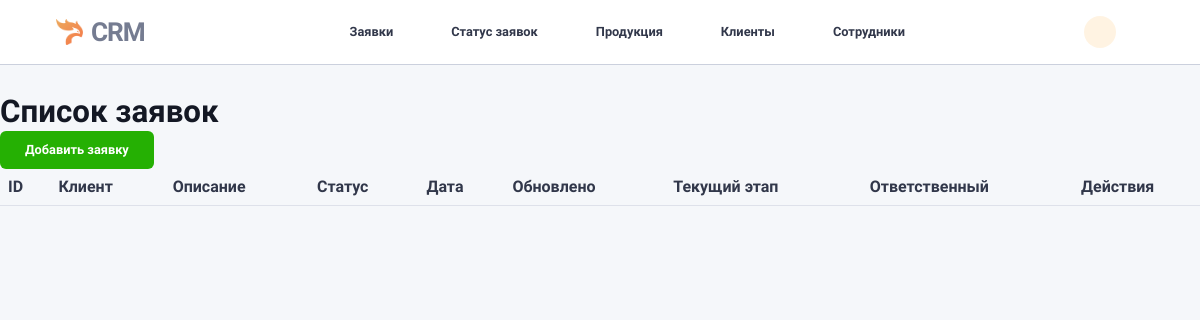
The page /tickets/ on the database as committed earlier.
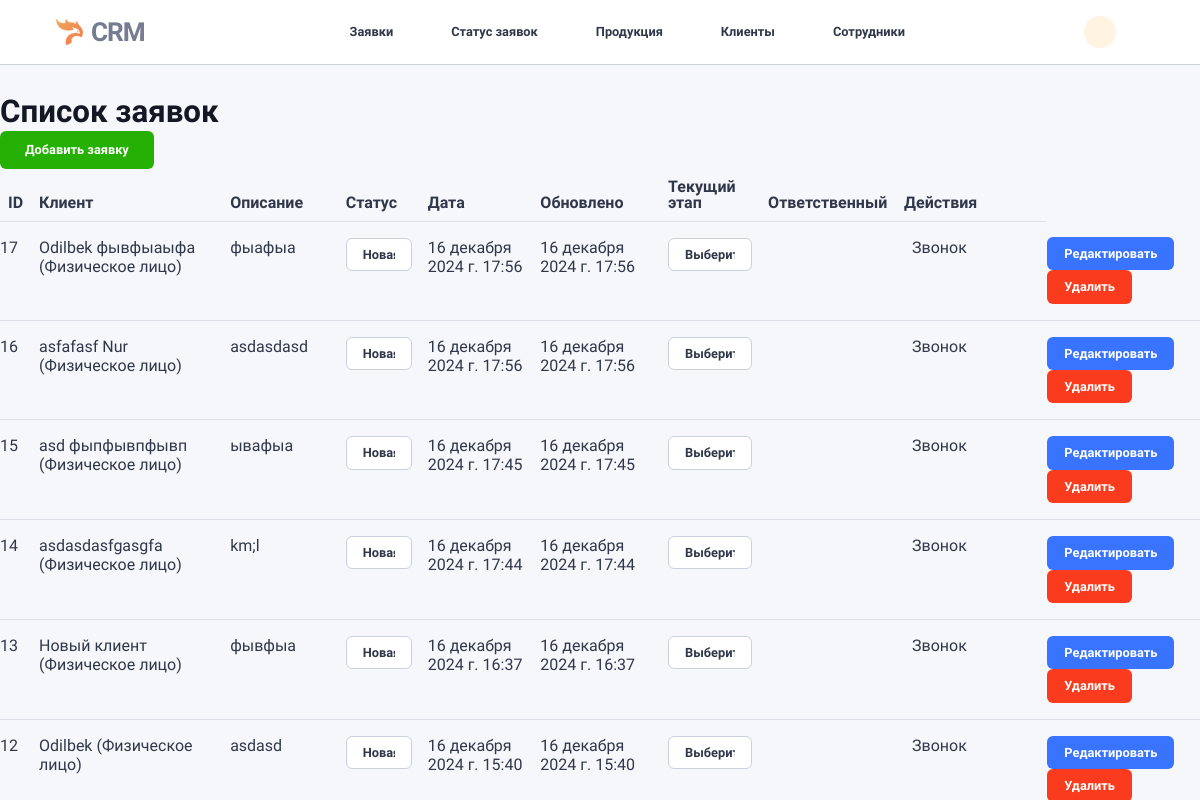
The same page on the database as committed later.
### tickets/models.py (models this page shows, shortened)
class Ticket(models.Model):
    STATUS_CHOICES = [
        ('new', 'Новая'),
        ('in_progress', 'В работе'),
        ('completed', 'Завершена'),
    ]
    client = models.ForeignKey(
        Client, on_delete=models.CASCADE, related_name="tickets", verbose_name="Клиент"
    )
    description = models.TextField(null=True, blank=True, verbose_name="Описание")
    status = models.CharField(
        max_length=20, choices=STATUS_CHOICES, default='new', verbose_name="Статус заявки"
    )
    created_by = models.ForeignKey(
        Employee, on_delete=models.SET_NULL, null=True, related_name="created_tickets",
        verbose_name="Создатель заявки"
    )
    assigned_employee = models.ForeignKey(
        Employee, on_delete=models.SET_NULL, null=True, related_name="assigned_tickets",
        verbose_name="Назначенный сотрудник"
    )
    created_at = models.DateTimeField(auto_now_add=True, verbose_name="Дата создания")
    updated_at = models.DateTimeField(auto_now=True, verbose_name="Дата обновления")
    class Meta:
        verbose_name = "Заявка"
        verbose_name_plural = "Заявки"
        indexes = [
            models.Index(fields=["status"]),
            models.Index(fields=["assigned_employee"]),
        ]

class StageHistory(models.Model):
    ticket = models.ForeignKey(
        Ticket, on_delete=models.CASCADE, related_name="stage_history", verbose_name="Заявка"
    )
    stage = models.ForeignKey(
        Stage, on_delete=models.CASCADE, related_name="stage_histories", verbose_name="Этап"
    )
    started_at = models.DateTimeField(null=True, blank=True, verbose_name="Дата начала этапа")
    completed_at = models.DateTimeField(null=True, blank=True, verbose_name="Дата завершения")
    performed_by = models.ForeignKey(
        Employee, on_delete=models.SET_NULL, null=True, related_name="stage_histories",
        verbose_name="Ответственный сотрудник"
    )
    class Meta:
        verbose_name = "История этапов"
        verbose_name_plural = "История этапов"
        indexes = [
            models.Index(fields=["ticket", "stage"]),
        ]

class Stage(models.Model):
    name = models.CharField(max_length=100, verbose_name="Название этапа")
    priority = models.PositiveIntegerField(verbose_name="Приоритет этапа", null=True, blank=True,)
    class Meta:
        verbose_name = "Этап"
        verbose_name_plural = "Этапы"
        ordering = ["priority"]

### users/models.py (models this page shows)
class Client(models.Model):
    CLIENT_TYPE_CHOICES = [
        ('g', 'Государственный'),
        ('b', 'Бизнес'),
        ('f', 'Физическое лицо'),
    ]
    person = models.ForeignKey(
        Person, on_delete=models.CASCADE, related_name="clients", verbose_name="Личность"
    )
    type = models.CharField(
        max_length=1, choices=CLIENT_TYPE_CHOICES, verbose_name="Тип клиента"
    )
    fin_account = models.IntegerField(
        null=True, blank=True, verbose_name="Финансовый аккаунт"
    )  # Теперь это поле необязательно
    class Meta:
        verbose_name = "Клиент"
        verbose_name_plural = "Клиенты"
        indexes = [
            models.Index(fields=["type"]),
        ]
    def __str__(self):
        return f"{self.person} ({self.get_type_display()})"

class Person(models.Model):
    SEX_CHOICES = [
        ('male', 'Мужчина'),
        ('female', 'Женщина'),
    ]
    first_name = models.CharField(max_length=50, verbose_name="Имя", db_index=True)
    last_name = models.CharField(max_length=50, verbose_name="Фамилия", db_index=True)
    nickname = models.CharField(max_length=50, null=True, blank=True, verbose_name="Прозвище")
    sex = models.CharField(
        max_length=10, choices=SEX_CHOICES, null=True, blank=True, verbose_name="Пол"
    )
    phone_number_1 = models.CharField(max_length=20, unique=True, verbose_name="Телефон 1")
    phone_number_2 = models.CharField(max_length=20, null=True, blank=True, verbose_name="Телефон 2")
    class Meta:
        verbose_name = "Личность"
        verbose_name_plural = "Личности"
        indexes = [
            models.Index(fields=["first_name"]),
            models.Index(fields=["last_name"]),
        ]
        constraints = [
            models.UniqueConstraint(fields=['first_name', 'last_name', 'phone_number_1'], name="unique_person")
        ]
    def __str__(self):
        return f"{self.first_name} {self.last_name}"

### tickets/views.py (the view)
# urls.py: path('', views.TicketListView.as_view(), name='ticket_list'),
class TicketListView(ListView):
    model = Ticket
    template_name = 'tickets/ticket_list.html'
    context_object_name = 'tickets'  # Имя контекста для шаблона
    ordering = ['-created_at']  # Сортировка по дате создания
    paginate_by = 10  # Количество элементов на страницу
    def get_context_data(self, **kwargs):
        context = super().get_context_data(**kwargs)
        context['stages'] = Stage.objects.all()  # Передаем все стадии в контекст
        return context

### tickets/templates/tickets/ticket_list.html (shortened to what this page needs)
{% extends "base.html" %}
{% load static %}
{% block main %}
<div class="content kanban-deals-content">
  <h2>Список заявок</h2>
  <a href="{% url 'tickets:ticket_create' %}" class="btn btn-success">Добавить заявку</a>
  <table class="table">
    <thead>
      <tr>
        <th>ID</th>
        <th>Клиент</th>
        <th>Описание</th>
        <th>Статус</th>
        <th>Дата</th>
        <th>Обновлено</th>
        <th>Текущий этап</th>
        <th>Ответственный</th>
        <th>Действия</th>
      </tr>
    </thead>
    <tbody>
      {% for ticket in tickets %}
        <tr>
          <td>{{ ticket.id }}</td>
          <td>{{ ticket.client }}</td>
          <td>{{ ticket.description }}</td>
          <td>
            <form method="post" action="{% url 'tickets:ticket_update_status' ticket.id %}">
              <select name="status" class="form-control form-control-sm" onchange="this.form.submit()">
                {% for status, label in ticket.STATUS_CHOICES %}
                  <option value="{{ status }}" {% if ticket.status == status %}selected{% endif %}>
                    {{ label }}
                  </option>
                {% endfor %}
              </select>
            </form>
          </td>
          <td>{{ ticket.created_at }}</td>
          <td>{{ ticket.updated_at }}</td>
          <td>
            <form method="post" action="{% url 'tickets:ticket_update_stage' ticket.id %}">
              <select name="stage" class="form-control form-control-sm" onchange="this.form.submit()">
                <option value="#" selected disabled>Выберите этап</option>
              </select>
            </form>
          </td>
          <td>
          </td>
          <td>
            {% if ticket.stage_history.last %}
              {{ ticket.stage_history.last.stage.name }}
            {% else %}
                Нет ответственного
            {% endif %}
          </td>
          <td>
            <a href="{% url 'tickets:ticket_edit' ticket.id %}" class="btn btn-primary btn-sm">Редактировать</a>
            <a href="{% url 'tickets:ticket_delete' ticket.id %}" class="btn btn-danger btn-sm">Удалить</a>
          </td>
        </tr>
      {% endfor %}
    </tbody>
  </table>
  </div>
{% endblock %}

### tickets/templates/base.html (shortened to what this page needs)
{% load static %}
<html lang="en-US" dir="ltr" data-navigation-type="default" data-navbar-horizontal-shape="default">
<head>
    <link href="{% static 'vendors/choices/choices.min.css' %}" rel="stylesheet">
    <link href="{% static 'vendors/flatpickr/flatpickr.min.css' %}" rel="stylesheet">
    <link href="{% static 'vendors/simplebar/simplebar.min.css' %}" rel="stylesheet">
    <link rel="stylesheet" href="https://unicons.iconscout.com/release/v4.0.8/css/line.css">
    <link href="{% static 'assets/css/theme-rtl.min.css' %}" type="text/css" rel="stylesheet" id="style-rtl">
    <link href="{% static 'assets/css/theme.min.css' %}" type="text/css" rel="stylesheet" id="style-default">
    <link href="{% static 'assets/css/user-rtl.min.css' %}" type="text/css" rel="stylesheet" id="user-style-rtl">
    <link href="{% static 'assets/css/user.min.css' %}" type="text/css" rel="stylesheet" id="user-style-default">
</head>
<body>
    <main class="main" id="top">
        {% include 'navbar/top.html' %}
        {% block main %}
        {% endblock main %}
    </main>
</body>
</html>

### tickets/templates/navbar/top.html (shortened to what this page needs)
{% load static %}
<nav class="navbar navbar-top fixed-top navbar-expand-lg" id="navbarTop" style="display:none;">
    <div class="navbar-logo">
        <a class="navbar-brand me-1 me-sm-3" href="">
            <div class="d-flex align-items-center">
                <div class="d-flex align-items-center"><img src="{% static 'assets/img/icons/logo.png' %}" alt="phoenix"
                        width="27" />
                    <h5 class="logo-text ms-2 d-none d-sm-block">CRM</h5>
                </div>
            </div>
        </a>
    </div>
    <div class="collapse navbar-collapse navbar-top-collapse order-1 order-lg-0 justify-content-center"
        id="navbarTopCollapse">
        <ul class="navbar-nav navbar-nav-top" data-dropdown-on-hover="data-dropdown-on-hover">
            <li class="nav-item dropdown"><a class="nav-link lh-1" href="{% url 'tickets:ticket_list' %}" role="button">
                Заявки</a>
            </li>
            <li class="nav-item dropdown"><a class="nav-link lh-1" href="{% url 'tickets:index_view' %}" role="button">
                Статус заявок</a>
            </li>
            <li class="nav-item dropdown"><a class="nav-link lh-1" href="{% url 'products:list' %}" role="button">
                Продукция</a>
            </li>
            <li class="nav-item dropdown"><a class="nav-link lh-1" href="{% url 'users:client_list' %}" role="button">
                Клиенты</a>
            </li>
            <li class="nav-item dropdown"><a class="nav-link lh-1" href="{% url 'users:list_employee' %}" role="button">
                Сотрудники</a>
            </li>
        </ul>
    </div>
    <ul class="navbar-nav navbar-nav-icons flex-row">
        <li class="nav-item">
            <div class="theme-control-toggle fa-icon-wait px-2"><input
                    <label
                    class="mb-0 theme-control-toggle-label theme-control-toggle-dark" for="themeControlToggle"
                    data-bs-toggle="tooltip" data-bs-placement="left" data-bs-title="Switch theme"
                    style="height:32px;width:32px;"></label></div>
        </li>
        <li class="nav-item dropdown">
            <a class="nav-link" href="#" style="min-width: 2.25rem" role="button" data-bs-toggle="dropdown"
                aria-haspopup="true" aria-expanded="false" data-bs-auto-close="outside"><span class="d-block"
                    style="height:20px;width:20px;"></span></a>
        </li>
    </ul>
</nav>

Rows that differ between the two databases and show on the page:
added Ticket: id "17", client "Odilbek фывфыаыфа (Физическое лицо)", description "фыафыа", status "Новая", created_at "16 декабря 2024 г. 17:56", updated_at "16 декабря 2024 г. 17:56", stage_history.last.stage.name "Звонок"
added Ticket: id "16", client "asfafasf Nur (Физическое лицо)", description "asdasdasd", status "Новая", created_at "16 декабря 2024 г. 17:56", updated_at "16 декабря 2024 г. 17:56", stage_history.last.stage.name "Звонок"
added Ticket: id "15", client "asd фыпфывпфывп (Физическое лицо)", description "ывафыа", status "Новая", created_at "16 декабря 2024 г. 17:45", updated_at "16 декабря 2024 г. 17:45", stage_history.last.stage.name "Звонок"
added Ticket: id "14", client "asdasdasfgasgfa (Физическое лицо)", description "km;l", status "Новая", created_at "16 декабря 2024 г. 17:44", updated_at "16 декабря 2024 г. 17:44", stage_history.last.stage.name "Звонок"
added Ticket: id "13", client "Новый клиент (Физическое лицо)", description "фывфыа", status "Новая", created_at "16 декабря 2024 г. 16:37", updated_at "16 декабря 2024 г. 16:37", stage_history.last.stage.name "Звонок"
added Ticket: id "12", client "Odilbek (Физическое лицо)", description "asdasd", status "Новая", created_at "16 декабря 2024 г. 15:40", updated_at "16 декабря 2024 г. 15:40", stage_history.last.stage.name "Звонок"
